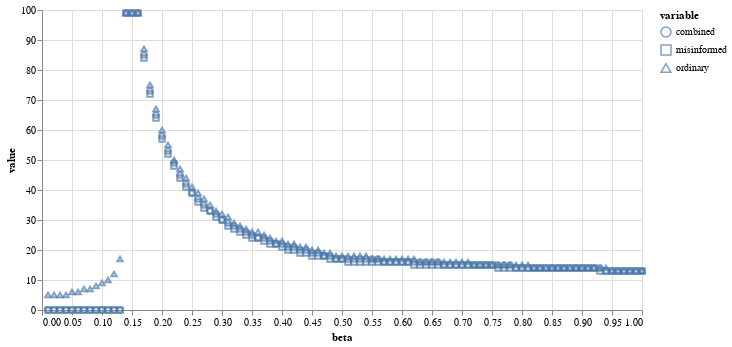

The notebook cell saved with this chart:
### Code cell
alt.Chart(peak_frame.melt(id_vars='beta')).mark_point().encode(
    x = 'beta:Q',
    y = 'value:Q',
    shape = 'variable:N'
).properties(width=600)

### Figure 1 — Vega-Lite specification as saved in the notebook (floating-point values rounded to 4 significant figures; data arrays with more than 128 entries replaced by an {"elided": "..."} marker saying what was removed)
{"config": {"view": {"continuousWidth": 400, "continuousHeight": 300}}, "data": {"name": "data-934cc0950cfe215ebbd9d54cd33fff72"}, "mark": "point", "encoding": {"shape": {"type": "nominal", "field": "variable"}, "x": {"type": "quantitative", "field": "beta"}, "y": {"type": "quantitative", "field": "value"}}, "width": 600, "$schema": "https://vega.github.io/schema/vega-lite/v4.8.1.json", "datasets": {"data-934cc0950cfe215ebbd9d54cd33fff72": {"elided": "300 records"}}}
